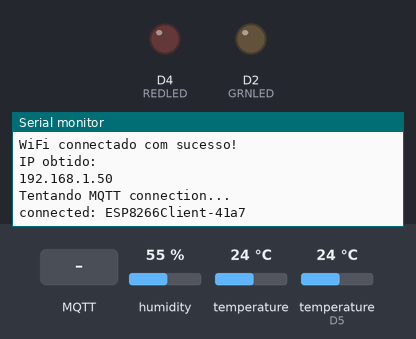
The sketch below on a simulated ESP8266 (NodeMCU). Parts: output pins drawn as LEDs (lit = HIGH), the last lines printed to the serial monitor. The inputs (shaded band) are chosen by the test bench; at power-on: humidity 55 %, temperature 24 °C, temperature (sensor on D5) 24 °C. WiFi joins after 1.5 s; servers stay silent unless stated; random numbers use the default seed unless the sketch sets one; no MQTT or app messages arrive unless stated.

Above: at 3.7 s.
3.8 s: MQTT message "0" arrives on the first subscribed topic
At 5.3 s:
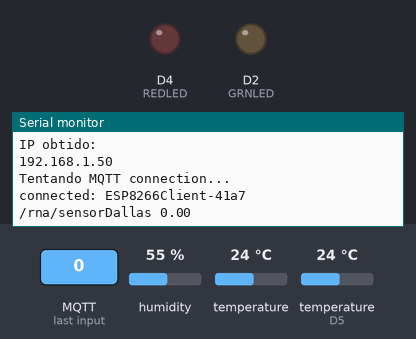
5.6 s: MQTT message "0" arrives on the second subscribed topic
At 6.2 s:
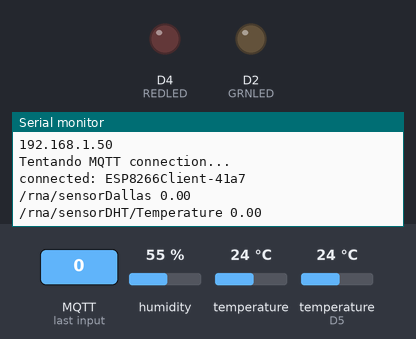

The sketch:

Temperatura.ino
```cpp
#include <DHT.h>
#include <OneWire.h>
#include <DallasTemperature.h>
#include "config.h"
#include "wifi_init.h"
#include "mqtt_init.h"

OneWire pino(D3);
DallasTemperature barramento(&pino);
DeviceAddress sensor_1;
DHT dht(D5, DHT11);

void setup(void)
{
  Serial.begin(115200);
  barramento.begin();
  barramento.getAddress(sensor_1, 0);

  dht.begin();

  Serial.print("Neste barramento foram encontrados ");
  Serial.print(barramento.getDeviceCount(), DEC);
  Serial.println(" sensores.");

  barramento.getAddress(sensor_1, 0);

  iniciaGPIO();
  if (conectaWiFi()){
     iniciaMQTT();
  }

}

void loop()
{
  barramento.requestTemperatures();
  float temperatura_sensor_1 = barramento.getTempC(sensor_1);
//  Serial.print("Sensor Dallas: ");
//  Serial.print(temperatura_sensor_1);
//  Serial.println("ºC");
//  Serial.print("Sensor DHT: ");
//  Serial.print(dht.readTemperature());
//  Serial.print(" ºC / ");
//  Serial.print(dht.readHumidity());
//  Serial.println("%");
//  delay(1000);


  if (WiFi.status() == WL_CONNECTED){
      if (!MQTTClient.connected()) {
        connectaClienteMQTT();
      }
      MQTTClient.publish(TOPICODALLAS, String(temperatura_sensor_1).c_str());
      MQTTClient.publish(TOPICODHTT, String(dht.readTemperature()).c_str());
      MQTTClient.publish(TOPICODHTH, String(dht.readHumidity()).c_str());
      MQTTClient.loop();
  }else{
     if (conectaWiFi()){
     iniciaMQTT();
     }

  }


}
```

mqtt_init.h
```cpp
#include <PubSubClient.h> //Importa biblioteca MQTT
#include "topic_init.h"

//constantes e variÃ¡veis globais
PubSubClient MQTTClient(wifiClient);


//prototypes

void connectaClienteMQTT(void);
void iniciaMQTT(void);
void mqtt_callback(char* topic, byte* payload, unsigned int length);
String mensagem(byte* payload, unsigned int length);
void trataTopico(char* topic, String msg);

void connectaClienteMQTT(void) {
  // Espera atÃ© estar conectado ao servidor
  while (!MQTTClient.connected()) {
    Serial.println("Tentando MQTT connection...");

    // Tentativa de conexÃ£o
    String clientId = "ESP8266Client-";
    clientId += String(random(0xffff), HEX);
    if( MQTTClient.connect(clientId.c_str(), MQTT_USER, MQTT_PASS )) {
      Serial.println("connected: "+clientId);
      MQTTClient.subscribe(TOPICODALLAS);
      MQTTClient.subscribe(TOPICODHTT);
    } else {
      Serial.print("failed, rc=");
      Serial.print(MQTTClient.state());
      Serial.println(" try again in 5 seconds");
      // Espera 2 segundo e tenta novamente
      delay(5000);
    }
  }
}

void iniciaMQTT(void){
  MQTTClient.setServer(MQTT_SERVER, PORTA);
  MQTTClient.setCallback(mqtt_callback);
}

String mensagem(byte* payload, unsigned int length){

  String msg;

  //obtem a string do payload recebido
  for(int i = 0; i < length; i++)
  {
     char c = (char)payload[i];
     msg += c;
  }
  return msg;
}

void mqtt_callback(char* topic, byte* payload, unsigned int length)
{
    String msg = mensagem(payload,length);

    trataTopico(topic,msg);

}
```

topic_init.h
```cpp
#include "gpio_init.h"
#define TOPICODALLAS "/rna/sensorDallas"
#define TOPICODHTT "/rna/sensorDHT/Temperature"
#define TOPICODHTH "/rna/sensorDHT/Humidity"

int staTop1 = LOW;
int staTop2 = LOW;

//
//FunÃ§Ã£o: Trata o valor do Topico
//ParÃ¢metros: nenhum
//Retorno: nenhum
void trataTopico(char* topic,String msg){
    Serial.print(topic);
    Serial.print(" ");

    if (strcmp(topic,TOPICODALLAS)==0){
      Serial.println(msg.toFloat());

      if(msg.toFloat() > 25.0){
        stagrn = HIGH;
      } else {
        stagrn = LOW;
      }
    }

    if (strcmp(topic,TOPICODHTT)==0){
      Serial.println(msg.toFloat());
      if(msg.toFloat() > 25.0){
        stared = HIGH;
      } else {
        stared = LOW;
      }
    }

    digitalWrite(GRNLED, stagrn);
    digitalWrite(REDLED, stared);

}
```

wifi_init.h
```cpp
#include <ESP8266WiFi.h>  //essa biblioteca jÃ¡ vem com a IDE. Portanto, nÃ£o Ã© preciso baixar nenhuma biblioteca adicional

//constantes e variÃ¡veis globais
WiFiClient wifiClient;

//prototypes
boolean conectaWiFi(void);


//FunÃ§Ã£o: faz a conexÃ£o WiFI
//ParÃ¢metros: nenhum
//Retorno: nenhum
boolean conectaWiFi(void)
{

    wifiClient.stop();

    delay(500);
    Serial.println("Conectando-se Ã  rede WiFi...");
    Serial.println();

    WiFi.begin(SSID_REDE, SENHA_REDE);

    int contDelay = 0;
    while ((WiFi.status() != WL_CONNECTED) && (contDelay < 60) )
    {
        delay(1000);
        Serial.print(".");
        contDelay++;

    }

    if(WiFi.status() != WL_CONNECTED){
       Serial.println("");
       Serial.println("WiFi nÃ£o connectado");
       return false;
    }

    Serial.println("");
    Serial.println("WiFi connectado com sucesso!");
    Serial.println("IP obtido: ");
    Serial.println(WiFi.localIP());


    return true;
}
```

config.h
```cpp
//defines
#define SSID_REDE     "saeg2019"  //coloque aqui o nome da rede que se deseja conectar
#define SENHA_REDE    "semsenha"  //coloque aqui a senha da rede que se deseja conectar

#define MQTT_SERVER "iotsaeg.nc2.iff.edu.br"
#define MQTT_USER   "saeg"
#define MQTT_PASS   "semsenha"
#define PORTA   1883
```

gpio_init.h
```cpp
#define GRNLED D2
int stagrn = LOW;

#define REDLED D4
int stared = LOW;

void iniciaGPIO(void){

  pinMode(GRNLED, OUTPUT);
  digitalWrite(GRNLED, LOW);

  pinMode(REDLED, OUTPUT);
  digitalWrite(REDLED, LOW);

}
```

Measured:
- after the input at 3.8 s, the serial monitor: prints a new line after 0.35 s (image 1)
- after the input at 5.6 s, the serial monitor: prints a new line after 0.11 s (image 2)
